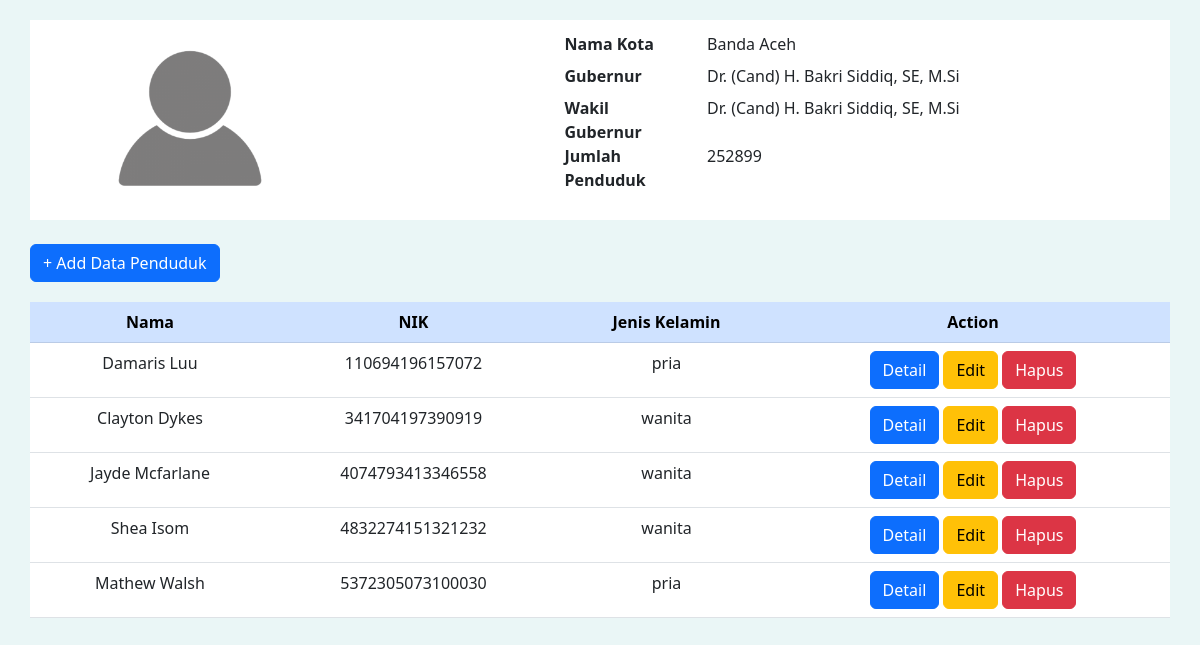
/list-penduduk/view_population_city.php?kode_kota=BAC, run on the app's committed database.
### tables this page shows
CREATE TABLE `tb_kota` (
  `Kode_Kota` varchar(5) NOT NULL,
  `Nama_Kota` varchar(30) NOT NULL,
  `Asal_Provinsi` varchar(30) NOT NULL,
  `Jumlah_Penduduk` int(11) NOT NULL,
  `Walikota` varchar(100) NOT NULL,
  `Wakil_Walikota` varchar(100) NOT NULL
);

CREATE TABLE `tb_penduduk` (
  `NIK` char(18) NOT NULL,
  `Nama` varchar(100) NOT NULL,
  `Jenis_Kelamin` varchar(9) NOT NULL,
  `Kota` varchar(30) NOT NULL,
  `Provinsi` varchar(50) NOT NULL,
  `Tanggal_Lahir` date NOT NULL,
  `Status` varchar(13) NOT NULL,
  `Agama` varchar(20) NOT NULL,
  `Pekerjaan` varchar(50) NOT NULL
);

### list-penduduk/view_population_city.php (the view, shortened to what this page needs)
<!DOCTYPE html>
<html lang="en">
    <head>
        <link
            href="https://cdn.jsdelivr.net/npm/bootstrap@5.2.1/dist/css/bootstrap.min.css"
            rel="stylesheet"
        />
        <link rel="stylesheet" href="assets/style.css" />
    </head>
    <body>
        <article class="container detail horizontal-center row align-items-center">
            <div class="img empty-profile col-md-4 horizontal-center">
                <img src="assets/empty-profile.png" alt="foto profil kosong" width="200px;" />
            </div>
            <div class="information col-md-6 horizontal-center">
                <dl class="row align-content-center">
                    <?php
                       require_once('../lib/db_login.php');
                        $kode_kota = $_GET['kode_kota'];
                        $query = "SELECT * FROM tb_kota WHERE Kode_Kota='" . $kode_kota . "'" ;
                        $result = $db->query($query);
                        while ($row = $result->fetch_object()) {
                            echo '<dt class="col-sm-3">Nama Kota</dt>';
                            echo '<dd class="col-sm-9">' . $row->Nama_Kota . '</dd>';
                            echo '<dt class="col-sm-3">Gubernur</dt>';
                            echo '<dd class="col-sm-9">' . $row->Walikota . '</dd>';
                            echo '<dt class="col-sm-3">Wakil Gubernur</dt>';
                            echo '<dd class="col-sm-9">' . $row->Wakil_Walikota . '</dd>';
                            echo '<dt class="col-sm-3">Jumlah Penduduk</dt>';
                            echo '<dd class="col-sm-9">' . $row->Jumlah_Penduduk . '</dd>';
                        }
                    ?>
                </dl>
            </div>
        </article>
        <br />
        <div class="container horizontal-center">
            <a href="../form/add_penduduk.php" class="btn btn-primary">+ Add Data Penduduk</a> <br />
        </div>
        <article class="container list-penduduk text-center">
            <table class="table table-hover">
                <thead class="table-primary">
                    <tr>
                        <th>Nama</th>
                        <th>NIK</th>
                        <th>Jenis Kelamin</th>
                        <th>Action</th>
                    </tr>
                </thead>
                <tbody>
                    <tr>
                        <?php
                            $query = "SELECT * FROM tb_penduduk WHERE Kota='" . $kode_kota . "'" ;
                            $result = $db->query($query);
                            while ($row = $result->fetch_object()) {
                                echo "<tr>";
                                echo "<td>" . $row->Nama . "</td>";
                                echo "<td>" . $row->NIK . "</td>";
                                echo "<td>" . $row->Jenis_Kelamin . "</td>";
                                echo "<td><a href='../form/detail.php?nik=".$row->NIK."' class='btn btn-primary'>Detail</a> ";
                                echo "<a href='../form/edit_penduduk.php?nik=".$row->NIK."' class='btn btn-warning'>Edit</a> ";
                                echo "<a class='btn btn-danger'>Hapus</a></td>";
                                echo "</tr>";
                            }
                        ?>
                    </tr>
                </tbody>
            </table>
        </article>
    </body>
</html>

### list-penduduk/assets/style.css (style rules this page uses)
body { background-color: #eaf6f6; }
article { margin: 20px; padding: 0; background-color: #ffffff; }
article.detail { margin-top: 20px; }
.container { padding: 0; }
.horizontal-center { margin: 0 auto; }

### data on the page
tb_kota: Nama_Kota "Banda Aceh", Walikota "Dr. (Cand) H. Bakri Siddiq, SE, M.Si", Wakil_Walikota "Dr. (Cand) H. Bakri Siddiq, SE, M.Si", Jumlah_Penduduk "252899"
tb_penduduk: Nama "Damaris Luu", NIK "110694196157072", Jenis_Kelamin "pria"
tb_penduduk: Nama "Clayton Dykes", NIK "341704197390919", Jenis_Kelamin "wanita"
tb_penduduk: Nama "Jayde Mcfarlane", NIK "4074793413346558", Jenis_Kelamin "wanita"
tb_penduduk: Nama "Shea Isom", NIK "4832274151321232", Jenis_Kelamin "wanita"
tb_penduduk: Nama "Mathew Walsh", NIK "5372305073100030", Jenis_Kelamin "pria"
